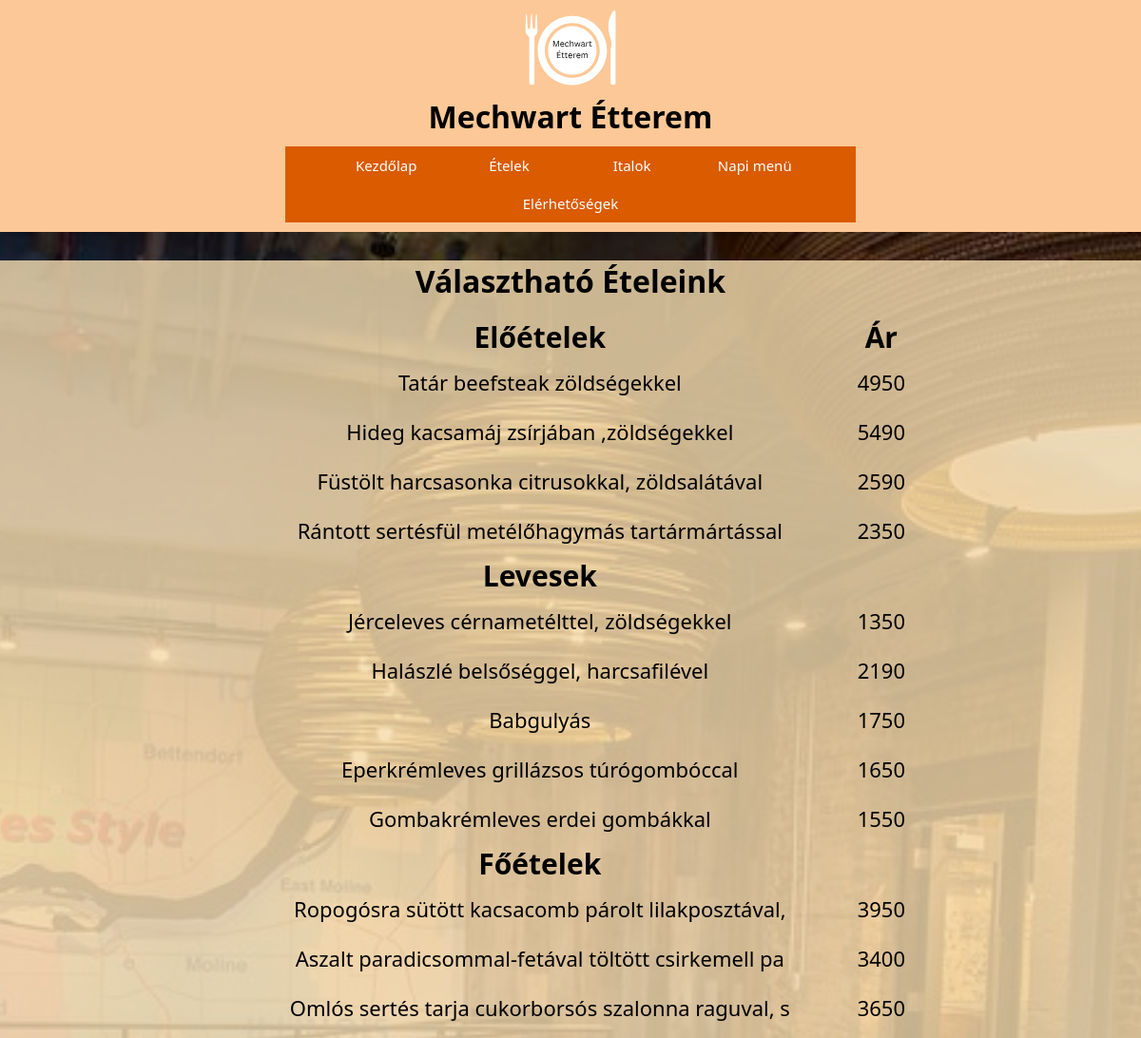
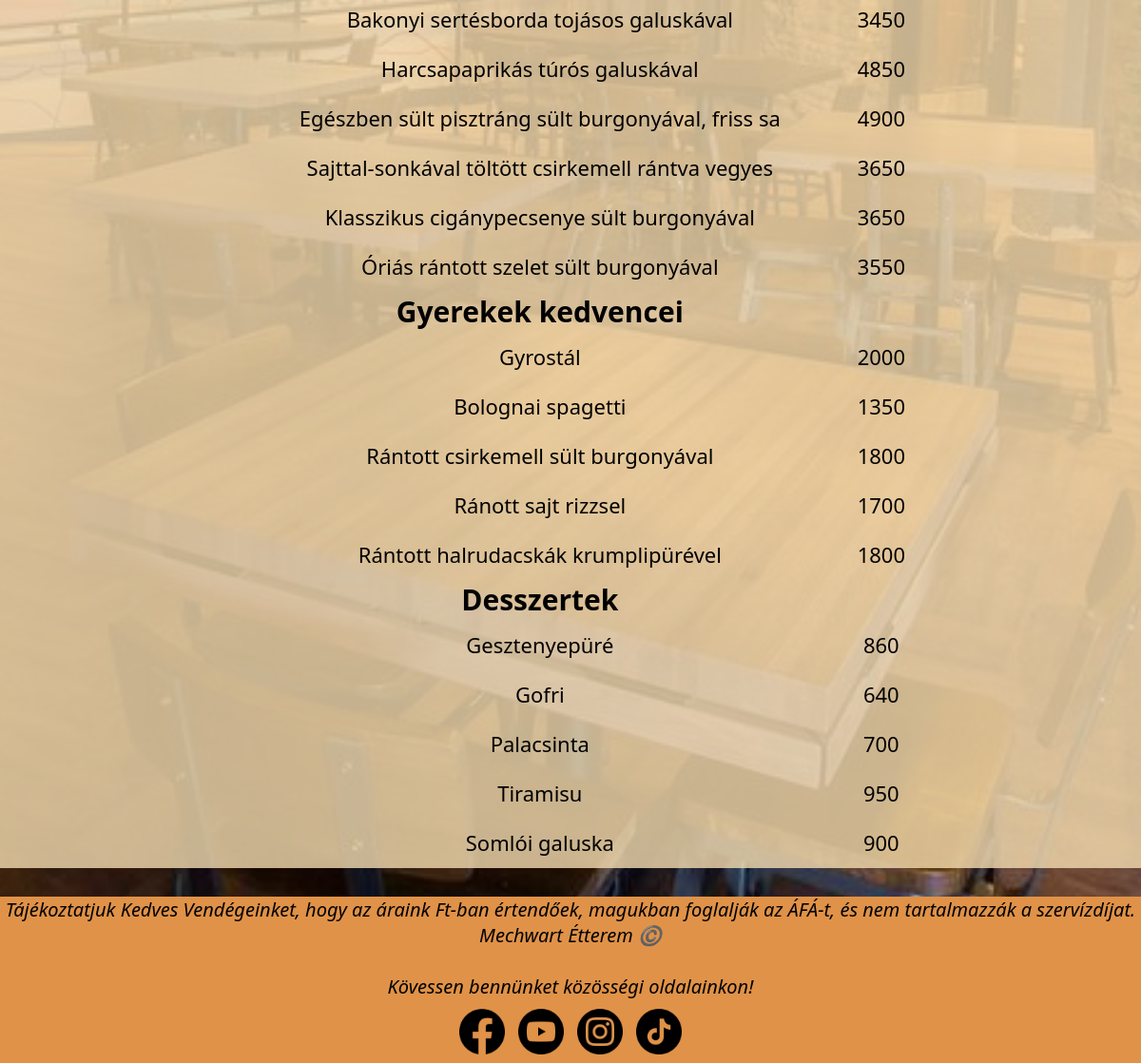
Page /Sorted/etelek.php on the committed database (2 pictures, top to bottom).
### tables this page shows
CREATE TABLE `etelek` (
  `id` int(11) NOT NULL,
  `kat` varchar(20) NOT NULL,
  `nev` varchar(50) NOT NULL,
  `ar` int(11) NOT NULL
);

### Sorted/etelek.php (the view)
<?php
require_once 'Components/header.php';
$dbCon = mysqli_connect('localhost', 'root', '', 'mechwartetterem');
?>
<main>
<h1 style="text-align: center; margin: 15px 0">Választható Ételeink</h1>
<table id="eteltabla">
<tr>
    <th class="etelkategoria">Előételek</th>
    <th>Ár</th>
</tr>
<?php
            $sql= "SELECT nev, ar FROM etelek WHERE kat LIKE 'Előételek'";
            $result = mysqli_query($dbCon, $sql);
            while($Data = mysqli_fetch_assoc($result)) {
                ?>
                    <tr>
                        <td class="etel"><?=$Data['nev']?></td>
                        <td class="ar"><?=$Data['ar']?></td>
                    </tr>
                <?php
            }
        ?>
<tr>
    <th class="etelkategoria">Levesek</th>
    <th></th>
</tr>
<?php
            $sql= "SELECT nev, ar FROM etelek WHERE kat LIKE 'Levesek'";
            $result = mysqli_query($dbCon, $sql);
            while($Data = mysqli_fetch_assoc($result)) {
                ?>
                    <tr>
                        <td class="etel"><?=$Data['nev']?></td>
                        <td class="ar"><?=$Data['ar']?></td>
                    </tr>
                <?php
            }
?>
<tr>
    <th class="etelkategoria">Főételek</th>
    <th></th>
</tr>
<?php
            $sql= "SELECT nev, ar FROM etelek WHERE kat LIKE 'Főételek'";
            $result = mysqli_query($dbCon, $sql);
            while($Data = mysqli_fetch_assoc($result)) {
                ?>
                    <tr>
                        <td class="etel"><?=$Data['nev']?></td>
                        <td class="ar"><?=$Data['ar']?></td>
                    </tr>
                <?php
            }
?>
<tr>
    <th class="etelkategoria">Gyerekek kedvencei</th>
    <th></th>
</tr>
<?php
            $sql= "SELECT nev, ar FROM etelek WHERE kat LIKE 'Gyerekek Kedvencei'";
            $result = mysqli_query($dbCon, $sql);
            while($Data = mysqli_fetch_assoc($result)) {
                ?>
                    <tr>
                        <td class="etel"><?=$Data['nev']?></td>
                        <td class="ar"><?=$Data['ar']?></td>
                    </tr>
                <?php
            }
?>
<tr>
    <th class="etelkategoria">Desszertek</th>
    <th></th>
</tr>
<?php
            $sql= "SELECT nev, ar FROM etelek WHERE kat LIKE 'Desszertek'";
            $result = mysqli_query($dbCon, $sql);
            while($Data = mysqli_fetch_assoc($result)) {
                ?>
                    <tr>
                        <td class="etel"><?=$Data['nev']?></td>
                        <td class="ar"><?=$Data['ar']?></td>
                    </tr>
                <?php
            }
?>
</table>
</main>
<?php
require_once 'Components/footer.php'
?>

### Sorted/Components/header.php (shortened to what this page needs)
<!DOCTYPE html>
<html lang="en">
<head>
    <link rel="stylesheet" href="Components/style.css">
</head>
<body onload="megnyit()">
<header>
        <a href="index.html">
            <img src="Images/Mechwart_Etterem.svg" alt="Mechwart Étterem Logo" id="logo" width="75px" height="75px">
        </a>
        <h1 id="title">Mechwart Étterem</h1>
        <ul id="menu">
            <li><a href="index.php"><button class="menu">Kezdőlap</button></a></li>
            <li><a href="etelek.php"><button class="menu">Ételek</button></a></li>
            <li><a href="italok.php"><button class="menu">Italok</button></a></li>
            <li><a href="napimenu.php"><button class="menu">Napi menü</button></a></li>
            <li><a href="elerhetoseg.php"><button class="menu">Elérhetőségek</button></a></li>
        </ul>
</header>

### Sorted/Components/footer.php (shortened to what this page needs)
<footer>
        <p id="nyilatkozat">
            Tájékoztatjuk Kedves Vendégeinket, hogy az áraink Ft-ban értendőek, magukban foglalják az ÁFÁ-t, és nem
            tartalmazzák a szervízdíjat.
            <br>
            Mechwart Étterem ©️
            <br><br>
            Kövessen bennünket közösségi oldalainkon!
        </p>
        <a href="#"><img src="SOURCE/facebook.png" alt="facebbok"></a>
        <a href="#"><img src="SOURCE/youtube.png" alt="youtube"></a>
        <a href="#"><img src="SOURCE/insta.png" alt="insta"></a>
        <a href="#"><img src="SOURCE/tiktok.png" alt="tiktok"></a>
    </footer>
</body>
</html>

### Sorted/Components/style.css (style rules this page uses)
* { padding: 0; margin: 0; font-family: 'Segoe UI', Tahoma, Geneva, Verdana, sans-serif; animation-name: bejovetel; animation-duration: 0.2s; }
html { background: url("SOURCE/hatter.jpg") no-repeat center center fixed; -webkit-background-size: cover; -moz-background-size: cover; -o-background-size: cover; background-size: cover; }
main { margin-top: 30px; background-color: rgba(245, 222, 178, 0.801); }
header { background-color: rgb(253, 200, 151); text-align: center; padding-bottom: 10px; }
footer { bottom: 0; width: 100%; height: 175px; margin-top: 30px; background-color: rgb(224, 146, 72); text-align: center; }
footer img { width: 48px; margin: 0 5px; }
#logo { width: 96px; height: 96px; }
#title { margin-bottom: 10px; }
#nyilatkozat { text-align: center; font-style: italic; font-size: 20px; margin-bottom: 10px; }
#menu { margin: auto; width: 50%; background-color: rgb(218, 91, 0); }
.menu { border: none; width: 125px; height: 40px; font-size: 15px; background-color: rgb(218, 91, 0); color: white; text-decoration: none; transition: 0.5s; }
#eteltabla { margin: auto; text-align: center; width: 60%; }
#eteltabla td { height: 50px; font-size: 22px; }
#eteltabla th { font-size: 30px; }
@media screen and (min-width:706px) { #menu li { margin: 0; padding: 0; display: inline; } }

### rows in the picture
etelek: nev "Tatár beefsteak zöldségekkel", ar "4950"
etelek: nev "Hideg kacsamáj zsírjában ,zöldségekkel", ar "5490"
etelek: nev "Füstölt harcsasonka citrusokkal, zöldsalátával", ar "2590"
etelek: nev "Rántott sertésfül metélőhagymás tartármártással", ar "2350"
etelek: nev "Jérceleves cérnametélttel, zöldségekkel", ar "1350"
etelek: nev "Halászlé belsőséggel, harcsafilével", ar "2190"
etelek: nev "Babgulyás", ar "1750"
etelek: nev "Eperkrémleves grillázsos túrógombóccal", ar "1650"
etelek: nev "Gombakrémleves erdei gombákkal", ar "1550"
etelek: nev "Ropogósra sütött kacsacomb párolt lilakposztával,", ar "3950"
etelek: nev "Aszalt paradicsommal-fetával töltött csirkemell pa", ar "3400"
etelek: nev "Omlós sertés tarja cukorborsós szalonna raguval, s", ar "3650"
etelek: nev "Bakonyi sertésborda tojásos galuskával", ar "3450"
etelek: nev "Harcsapaprikás túrós galuskával", ar "4850"
etelek: nev "Egészben sült pisztráng sült burgonyával, friss sa", ar "4900"
etelek: nev "Sajttal-sonkával töltött csirkemell rántva vegyes", ar "3650"
etelek: nev "Klasszikus cigánypecsenye sült burgonyával", ar "3650"
etelek: nev "Óriás rántott szelet sült burgonyával", ar "3550"
etelek: nev "Gyrostál", ar "2000"
etelek: nev "Bolognai spagetti", ar "1350"
etelek: nev "Rántott csirkemell sült burgonyával", ar "1800"
etelek: nev "Ránott sajt rizzsel", ar "1700"
etelek: nev "Rántott halrudacskák krumplipürével", ar "1800"
etelek: nev "Gesztenyepüré", ar "860"
etelek: nev "Gofri", ar "640"
etelek: nev "Palacsinta", ar "700"
etelek: nev "Tiramisu", ar "950"
etelek: nev "Somlói galuska", ar "900"
